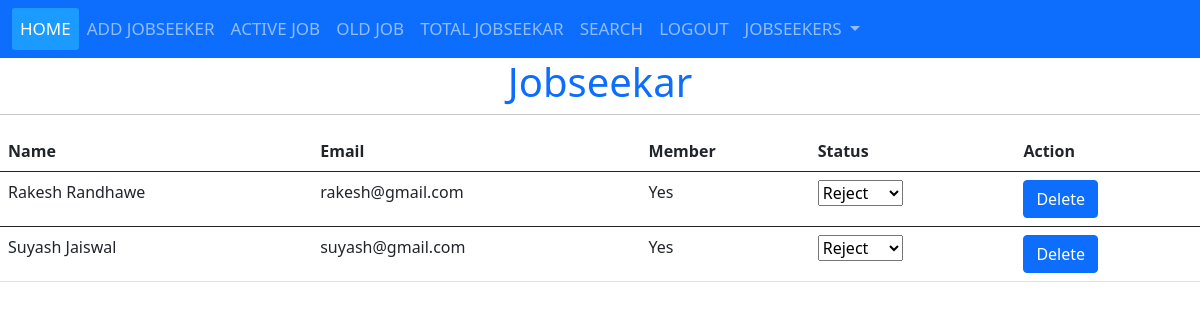
The page /rejected on the database its author committed.
### coaching/models.py (models this page shows, shortened)
class Jobseekar(models.Model):
    name=models.CharField(max_length=50)
    email=models.CharField(max_length=50)
    password=models.CharField(max_length=50)
    course=models.CharField(max_length=50,default="")
    course_type=models.CharField(max_length=50,default="")
    member=models.CharField(max_length=50,default="")
    status=models.CharField(max_length=50,default="")
    branch=models.CharField(max_length=50,default="")

### coaching/views.py (the view)
# urls.py: path('rejected',views.rejected,name='rejected'),
def rejected(request):
    data=Jobseekar.objects.filter(status='Reject')
    return render(request,'coaching/pending.html',{"key":data})

### coaching/templates/coaching/pending.html (shortened to what this page needs)
{% extends 'coaching/admin_home.html' %}
{% block middle %}
 <div class="container-fluid">
      <div class="row">
        <h1 class="text-center text-primary">Jobseekar</h1>
        <hr>
        <table class="table table-hover display">
           <thead> <tr>
               <th>Name</th><th>Email</th><th>Member</th><th>Status</th><th>Action</th></tr></thead>
                <tbody>
                  {% for i in key %}
                <tr id="{{i.member}}"><td>{{i.name}}</td><td>{{i.email}}</td><td>{{i.member}}</td><td><select id="{{i.id}}" name="status" class="status">
                    <option value="Reject" {% if i.status == "Reject" %} selected="true" {% endif %}>Reject</option><td><a href="{% url 'delete_jobseekers' i.id %}"  class="btn btn-primary" onclick="return confirm('Are you sure')" >Delete</a></td></tr></tbody>
                    {% endfor %}
        </table>
      </div>
    </div>
    {% endblock %}

### rows shown on the page
Jobseekar: name "Rakesh Randhawe", email "rakesh@gmail.com", member "Yes", status "Reject"
Jobseekar: name "Suyash Jaiswal", email "suyash@gmail.com", member "Yes", status "Reject"
